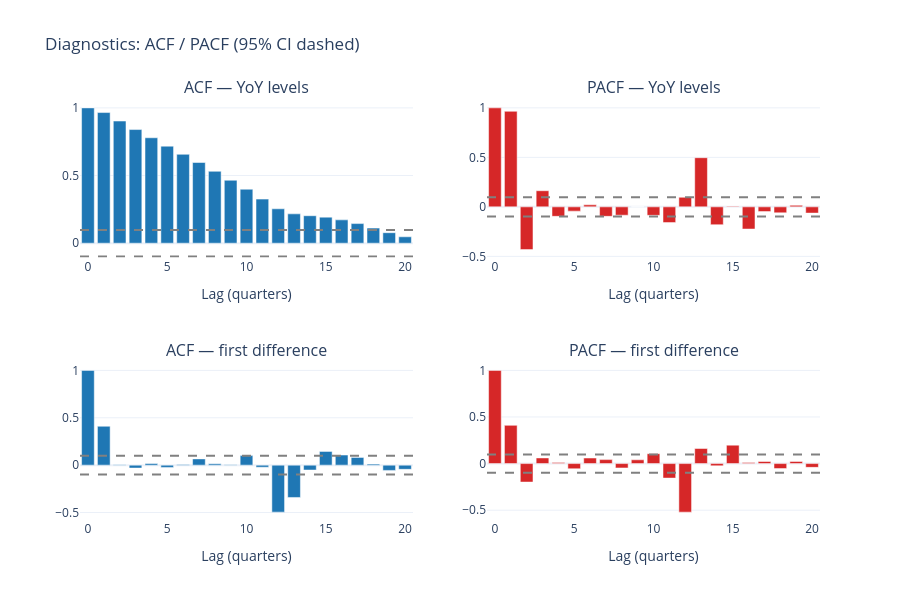

Notebook source saved alongside this figure:
### Code cell
from statsmodels.tsa.stattools import adfuller, acf, pacf
from plotly.subplots import make_subplots

TRAIN_START = '1993-01-01'
y = df.loc[TRAIN_START:CUTOFF, 'headline_yoy'].dropna()
print(f"Training sample: {y.index.min().date()} to {y.index.max().date()}, n={len(y)}\n")

# --- ADF stationarity tests ---
print('Augmented Dickey-Fuller test (H0: unit root, non-stationary)')
for label, series in [('Levels', y), ('First difference', y.diff().dropna())]:
    stat, pval, _, _, crit, _ = adfuller(series, autolag='AIC')
    verdict = 'STATIONARY' if pval < 0.05 else 'non-stationary'
    print(f'  {label:18s}: ADF={stat:7.3f}  p-value={pval:.4f}  -> {verdict}')

# --- ACF / PACF computation ---
NLAGS = 20
ci_band = 1.96 / np.sqrt(len(y))   # 95% confidence band

fig_diag = make_subplots(rows=2, cols=2,
    subplot_titles=('ACF — YoY levels', 'PACF — YoY levels',
                    'ACF — first difference', 'PACF — first difference'))

for col_idx, (label, series) in enumerate([('levels', y), ('diff', y.diff().dropna())]):
    a = acf(series, nlags=NLAGS, fft=False)
    p = pacf(series, nlags=NLAGS, method='ywm')
    lags = np.arange(len(a))
    row = col_idx + 1
    fig_diag.add_trace(go.Bar(x=lags, y=a, marker_color='#1f77b4', showlegend=False), row=row, col=1)
    fig_diag.add_trace(go.Bar(x=lags, y=p, marker_color='#d62728', showlegend=False), row=row, col=2)
    for c in (1, 2):
        fig_diag.add_hline(y=ci_band,  line_dash='dash', line_color='grey', row=row, col=c)
        fig_diag.add_hline(y=-ci_band, line_dash='dash', line_color='grey', row=row, col=c)

fig_diag.update_layout(height=600, template='plotly_white',
                       title='Diagnostics: ACF / PACF (95% CI dashed)')
fig_diag.update_xaxes(title_text='Lag (quarters)')
fig_diag.show()

### Figure 1 — Plotly figure (JSON) as saved in the notebook; plotly's stock layout.template omitted (floating-point values rounded to 4 significant figures)
{"data": [{"marker": {"color": "#1f77b4"}, "showlegend": false, "type": "bar", "x": [0, 1, 2, 3, 4, 5, 6, 7, 8, 9, 10, 11, 12, 13, 14, 15, 16, 17, 18, 19, 20], "xaxis": "x", "y": [1, 0.9654, 0.9026, 0.8398, 0.779, 0.717, 0.6569, 0.5963, 0.5312, 0.4652, 0.3989, 0.3257, 0.2541, 0.2168, 0.203, 0.1925, 0.1723, 0.1448, 0.1116, 0.07757, 0.04722], "yaxis": "y"}, {"marker": {"color": "#d62728"}, "showlegend": false, "type": "bar", "x": [0, 1, 2, 3, 4, 5, 6, 7, 8, 9, 10, 11, 12, 13, 14, 15, 16, 17, 18, 19, 20], "xaxis": "x2", "y": [1, 0.9654, -0.4319, 0.1631, -0.09547, -0.0431, 0.02054, -0.09543, -0.08403, 0.002034, -0.08553, -0.1589, 0.09696, 0.4966, -0.1802, 0.007063, -0.2239, -0.04765, -0.06044, 0.01584, -0.06271], "yaxis": "y2"}, {"marker": {"color": "#1f77b4"}, "showlegend": false, "type": "bar", "x": [0, 1, 2, 3, 4, 5, 6, 7, 8, 9, 10, 11, 12, 13, 14, 15, 16, 17, 18, 19, 20], "xaxis": "x3", "y": [1, 0.4101, 0.003406, -0.03108, 0.01702, -0.02422, 0.007212, 0.06595, 0.01459, 0.002692, 0.1005, -0.0221, -0.496, -0.3413, -0.05183, 0.1451, 0.1065, 0.08129, 0.0106, -0.05574, -0.04414], "yaxis": "y3"}, {"marker": {"color": "#d62728"}, "showlegend": false, "type": "bar", "x": [0, 1, 2, 3, 4, 5, 6, 7, 8, 9, 10, 11, 12, 13, 14, 15, 16, 17, 18, 19, 20], "xaxis": "x4", "y": [1, 0.4101, -0.1981, 0.0607, 0.01074, -0.05575, 0.05954, 0.04256, -0.04681, 0.0405, 0.106, -0.1557, -0.5208, 0.1615, -0.02413, 0.198, 0.01115, 0.02243, -0.05345, 0.02305, -0.04038], "yaxis": "y4"}], "layout": {"annotations": [{"font": {"size": 16}, "showarrow": false, "text": "ACF — YoY levels", "x": 0.225, "xanchor": "center", "xref": "paper", "y": 1, "yanchor": "bottom", "yref": "paper"}, {"font": {"size": 16}, "showarrow": false, "text": "PACF — YoY levels", "x": 0.775, "xanchor": "center", "xref": "paper", "y": 1, "yanchor": "bottom", "yref": "paper"}, {"font": {"size": 16}, "showarrow": false, "text": "ACF — first difference", "x": 0.225, "xanchor": "center", "xref": "paper", "y": 0.375, "yanchor": "bottom", "yref": "paper"}, {"font": {"size": 16}, "showarrow": false, "text": "PACF — first difference", "x": 0.775, "xanchor": "center", "xref": "paper", "y": 0.375, "yanchor": "bottom", "yref": "paper"}], "height": 600, "shapes": [{"line": {"color": "grey", "dash": "dash"}, "type": "line", "x0": 0, "x1": 1, "xref": "x domain", "y0": 0.09837, "y1": 0.09837, "yref": "y"}, {"line": {"color": "grey", "dash": "dash"}, "type": "line", "x0": 0, "x1": 1, "xref": "x domain", "y0": -0.09837, "y1": -0.09837, "yref": "y"}, {"line": {"color": "grey", "dash": "dash"}, "type": "line", "x0": 0, "x1": 1, "xref": "x2 domain", "y0": 0.09837, "y1": 0.09837, "yref": "y2"}, {"line": {"color": "grey", "dash": "dash"}, "type": "line", "x0": 0, "x1": 1, "xref": "x2 domain", "y0": -0.09837, "y1": -0.09837, "yref": "y2"}, {"line": {"color": "grey", "dash": "dash"}, "type": "line", "x0": 0, "x1": 1, "xref": "x3 domain", "y0": 0.09837, "y1": 0.09837, "yref": "y3"}, {"line": {"color": "grey", "dash": "dash"}, "type": "line", "x0": 0, "x1": 1, "xref": "x3 domain", "y0": -0.09837, "y1": -0.09837, "yref": "y3"}, {"line": {"color": "grey", "dash": "dash"}, "type": "line", "x0": 0, "x1": 1, "xref": "x4 domain", "y0": 0.09837, "y1": 0.09837, "yref": "y4"}, {"line": {"color": "grey", "dash": "dash"}, "type": "line", "x0": 0, "x1": 1, "xref": "x4 domain", "y0": -0.09837, "y1": -0.09837, "yref": "y4"}], "title": {"text": "Diagnostics: ACF / PACF (95% CI dashed)"}, "xaxis": {"anchor": "y", "domain": [0, 0.45], "title": {"text": "Lag (quarters)"}}, "xaxis2": {"anchor": "y2", "domain": [0.55, 1], "title": {"text": "Lag (quarters)"}}, "xaxis3": {"anchor": "y3", "domain": [0, 0.45], "title": {"text": "Lag (quarters)"}}, "xaxis4": {"anchor": "y4", "domain": [0.55, 1], "title": {"text": "Lag (quarters)"}}, "yaxis": {"anchor": "x", "domain": [0.625, 1]}, "yaxis2": {"anchor": "x2", "domain": [0.625, 1]}, "yaxis3": {"anchor": "x3", "domain": [0, 0.375]}, "yaxis4": {"anchor": "x4", "domain": [0, 0.375]}}}
